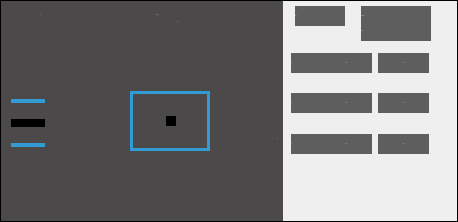
     <widget class="QGroupBox" name="groupBox_18">
      <property name="geometry">
       <rect>
        <x>254</x>
        <y>0</y>
        <width>458</width>
        <height>222</height>
       </rect>
      </property>
      <property name="styleSheet">
       <string notr="true">border: 1px solid black;</string>
      </property>
      <property name="title">
       <string/>
      </property>
      <widget class="QGroupBox" name="groupBox_30">
       <property name="geometry">
        <rect>
         <x>1</x>
         <y>1</y>
         <width>282</width>
         <height>220</height>
        </rect>
       </property>
       <property name="sizePolicy">
        <sizepolicy hsizetype="Maximum" vsizetype="Maximum">
         <horstretch>0</horstretch>
         <verstretch>0</verstretch>
        </sizepolicy>
       </property>
       <property name="styleSheet">
        <string notr="true">background-color: rgb(75, 73, 73);
border: 0px;</string>
       </property>
       <property name="title">
        <string/>
       </property>
       <widget class="QLabel" name="label_165">
        <property name="geometry">
         <rect>
          <x>80</x>
          <y>30</y>
          <width>180</width>
          <height>180</height>
         </rect>
        </property>
        <property name="font">
         <font>
          <family>Times New Roman</family>
          <pointsize>10</pointsize>
          <bold>true</bold>
         </font>
        </property>
        <property name="styleSheet">
         <string notr="true">border: 0px;</string>
        </property>
        <property name="text">
         <string/>
        </property>
        <property name="pixmap">
         <pixmap resource="resources.qrc">:/images/images/hsvImage.png</pixmap>
        </property>
        <property name="alignment">
         <set>Qt::AlignRight|Qt::AlignTrailing|Qt::AlignVCenter</set>
        </property>
       </widget>
       <widget class="QLabel" name="label_163">
        <property name="geometry">
         <rect>
          <x>78</x>
          <y>5</y>
          <width>80</width>
          <height>18</height>
         </rect>
        </property>
        <property name="font">
         <font>
          <family>Roboto</family>
          <pointsize>-1</pointsize>
          <italic>false</italic>
          <bold>false</bold>
         </font>
        </property>
        <property name="styleSheet">
         <string notr="true">background-color: rgb(75, 73, 73);
color: rgb(194, 194, 194);
border: 0px;
text-align: left;
font: 18px 'Roboto';</string>
        </property>
        <property name="text">
         <string>△a/△b</string>
        </property>
        <property name="alignment">
         <set>Qt::AlignRight|Qt::AlignTrailing|Qt::AlignVCenter</set>
        </property>
       </widget>
       <widget class="QLabel" name="label_160">
        <property name="geometry">
         <rect>
          <x>10</x>
          <y>5</y>
          <width>30</width>
          <height>18</height>
         </rect>
        </property>
        <property name="font">
         <font>
          <family>Roboto</family>
          <pointsize>-1</pointsize>
          <italic>false</italic>
          <bold>false</bold>
         </font>
        </property>
        <property name="styleSheet">
         <string notr="true">background-color: rgb(75, 73, 73);
color: rgb(194, 194, 194);
border: 0px;
text-align: left;
font: 18px 'Roboto';</string>
        </property>
        <property name="text">
         <string>c*</string>
        </property>
        <property name="alignment">
         <set>Qt::AlignRight|Qt::AlignTrailing|Qt::AlignVCenter</set>
        </property>
       </widget>
       <widget class="QLabel" name="label_162">
        <property name="geometry">
         <rect>
          <x>162</x>
          <y>15</y>
          <width>15</width>
          <height>12</height>
         </rect>
        </property>
        <property name="font">
         <font>
          <family>Roboto</family>
          <pointsize>-1</pointsize>
          <italic>false</italic>
          <bold>false</bold>
         </font>
        </property>
        <property name="styleSheet">
         <string notr="true">background-color: rgb(75, 73, 73);
color: rgb(194, 194, 194);
border: 0px;
text-align: left;
font: 12px 'Roboto';</string>
        </property>
        <property name="text">
         <string>+b</string>
        </property>
        <property name="alignment">
         <set>Qt::AlignRight|Qt::AlignTrailing|Qt::AlignVCenter</set>
        </property>
       </widget>
       <widget class="QLabel" name="label_161">
        <property name="geometry">
         <rect>
          <x>262</x>
          <y>130</y>
          <width>15</width>
          <height>15</height>
         </rect>
        </property>
        <property name="font">
         <font>
          <family>Roboto</family>
          <pointsize>-1</pointsize>
          <italic>false</italic>
          <bold>false</bold>
         </font>
        </property>
        <property name="styleSheet">
         <string notr="true">background-color: rgb(75, 73, 73);
color: rgb(194, 194, 194);
border: 0px;
text-align: left;
font: 12px 'Roboto';</string>
        </property>
        <property name="text">
         <string>+a</string>
        </property>
        <property name="alignment">
         <set>Qt::AlignRight|Qt::AlignTrailing|Qt::AlignVCenter</set>
        </property>
       </widget>
       <widget class="QLabel" name="label_164">
        <property name="geometry">
         <rect>
          <x>10</x>
          <y>30</y>
          <width>53</width>
          <height>180</height>
         </rect>
        </property>
        <property name="font">
         <font>
          <family>Times New Roman</family>
          <pointsize>10</pointsize>
          <bold>true</bold>
         </font>
        </property>
        <property name="styleSheet">
         <string notr="true">border: 0px;</string>
        </property>
        <property name="text">
         <string/>
        </property>
        <property name="pixmap">
         <pixmap resource="resources.qrc">:/images/images/LShematicImage.png</pixmap>
        </property>
        <property name="alignment">
         <set>Qt::AlignRight|Qt::AlignTrailing|Qt::AlignVCenter</set>
        </property>
       </widget>
       <widget class="QLabel" name="label_170">
        <property name="geometry">
         <rect>
          <x>129</x>
          <y>90</y>
          <width>80</width>
          <height>60</height>
         </rect>
        </property>
        <property name="styleSheet">
         <string notr="true">background-color: rgba(0,0,0,0%);
border: 3px solid rgb(52, 154, 211);</string>
        </property>
        <property name="text">
         <string/>
        </property>
       </widget>
       <widget class="QLabel" name="label_169">
        <property name="geometry">
         <rect>
          <x>165</x>
          <y>115</y>
          <width>10</width>
          <height>10</height>
         </rect>
        </property>
        <property name="styleSheet">
         <string notr="true">background-color: rgba(0,0,0);</string>
        </property>
        <property name="text">
         <string/>
        </property>
       </widget>
       <widget class="QLabel" name="label_166">
        <property name="geometry">
         <rect>
          <x>10</x>
          <y>118</y>
          <width>34</width>
          <height>8</height>
         </rect>
        </property>
        <property name="styleSheet">
         <string notr="true">background-color: rgba(0,0,0);</string>
        </property>
        <property name="text">
         <string/>
        </property>
       </widget>
       <widget class="QLabel" name="label_167">
        <property name="geometry">
         <rect>
          <x>10</x>
          <y>98</y>
          <width>34</width>
          <height>4</height>
         </rect>
        </property>
        <property name="styleSheet">
         <string notr="true">background-color: rgba(52, 154, 211);</string>
        </property>
        <property name="text">
         <string/>
        </property>
       </widget>
       <widget class="QLabel" name="label_168">
        <property name="geometry">
         <rect>
          <x>10</x>
          <y>142</y>
          <width>34</width>
          <height>4</height>
         </rect>
        </property>
        <property name="styleSheet">
         <string notr="true">background-color: rgba(52, 154, 211);</string>
        </property>
        <property name="text">
         <string/>
        </property>
       </widget>
      </widget>
      <widget class="QGroupBox" name="groupBox_29">
       <property name="geometry">
        <rect>
         <x>283</x>
         <y>1</y>
         <width>174</width>
         <height>180</height>
        </rect>
       </property>
       <property name="sizePolicy">
        <sizepolicy hsizetype="Maximum" vsizetype="Maximum">
         <horstretch>0</horstretch>
         <verstretch>0</verstretch>
        </sizepolicy>
       </property>
       <property name="styleSheet">
        <string notr="true">border: 0px;</string>
       </property>
       <property name="title">
        <string/>
       </property>
       <widget class="QLabel" name="label_159">
        <property name="geometry">
         <rect>
          <x>12</x>
          <y>5</y>
          <width>50</width>
          <height>20</height>
         </rect>
        </property>
        <property name="font">
         <font>
          <family>Roboto</family>
          <pointsize>-1</pointsize>
          <italic>false</italic>
          <bold>false</bold>
         </font>
        </property>
        <property name="styleSheet">
         <string notr="true">background-color: rgb(94, 94, 94);
color: rgb(194, 194, 194);
border: 0px;
text-align: left;
font: 12px 'Roboto';</string>
        </property>
        <property name="text">
         <string>Ref</string>
        </property>
        <property name="alignment">
         <set>Qt::AlignLeading|Qt::AlignLeft|Qt::AlignVCenter</set>
        </property>
       </widget>
       <widget class="QLabel" name="label_157">
        <property name="geometry">
         <rect>
          <x>78</x>
          <y>5</y>
          <width>70</width>
          <height>20</height>
         </rect>
        </property>
        <property name="font">
         <font>
          <family>Roboto</family>
          <pointsize>-1</pointsize>
          <italic>false</italic>
          <bold>false</bold>
         </font>
        </property>
        <property name="styleSheet">
         <string notr="true">background-color: rgb(94, 94, 94);
color: rgb(194, 194, 194);
border: 0px;
text-align: left;
font: 12px 'Roboto';</string>
        </property>
        <property name="text">
         <string>Realized</string>
        </property>
        <property name="alignment">
         <set>Qt::AlignLeading|Qt::AlignLeft|Qt::AlignVCenter</set>
        </property>
       </widget>
       <widget class="QLabel" name="label_158">
        <property name="geometry">
         <rect>
          <x>78</x>
          <y>20</y>
          <width>70</width>
          <height>20</height>
         </rect>
        </property>
        <property name="font">
         <font>
          <family>Roboto</family>
          <pointsize>-1</pointsize>
          <italic>false</italic>
          <bold>false</bold>
         </font>
        </property>
        <property name="styleSheet">
         <string notr="true">background-color: rgb(94, 94, 94);
color: rgb(194, 194, 194);
border: 0px;
text-align: left;
font: 12px 'Roboto';</string>
        </property>
        <property name="text">
         <string>Value</string>
        </property>
        <property name="alignment">
         <set>Qt::AlignLeading|Qt::AlignLeft|Qt::AlignVCenter</set>
        </property>
       </widget>
       <widget class="QLabel" name="label_148">
        <property name="geometry">
         <rect>
          <x>8</x>
          <y>52</y>
          <width>30</width>
          <height>20</height>
         </rect>
        </property>
        <property name="font">
         <font>
          <family>Roboto</family>
          <pointsize>-1</pointsize>
          <italic>false</italic>
          <bold>false</bold>
         </font>
        </property>
        <property name="styleSheet">
         <string notr="true">background-color: rgb(94, 94, 94);
color: rgb(194, 194, 194);
border: 0px;
text-align: left;
font: 15px 'Roboto';</string>
        </property>
        <property name="text">
         <string>a* :</string>
        </property>
        <property name="alignment">
         <set>Qt::AlignLeading|Qt::AlignLeft|Qt::AlignVCenter</set>
        </property>
       </widget>
       <widget class="QLabel" name="label_149">
        <property name="geometry">
         <rect>
          <x>38</x>
          <y>52</y>
          <width>51</width>
          <height>20</height>
         </rect>
        </property>
        <property name="font">
         <font>
          <family>Roboto</family>
          <pointsize>-1</pointsize>
          <italic>false</italic>
          <bold>false</bold>
         </font>
        </property>
        <property name="styleSheet">
         <string notr="true">background-color: rgb(94, 94, 94);
color: rgb(194, 194, 194);
border: 0px;
text-align: left;
font: 15px 'Roboto';</string>
        </property>
        <property name="text">
         <string>0.00</string>
        </property>
        <property name="alignment">
         <set>Qt::AlignCenter</set>
        </property>
       </widget>
       <widget class="QLabel" name="label_154">
        <property name="geometry">
         <rect>
          <x>95</x>
          <y>52</y>
          <width>51</width>
          <height>20</height>
         </rect>
        </property>
        <property name="font">
         <font>
          <family>Roboto</family>
          <pointsize>-1</pointsize>
          <italic>false</italic>
          <bold>false</bold>
         </font>
        </property>
        <property name="styleSheet">
         <string notr="true">background-color: rgb(94, 94, 94);
color: rgb(194, 194, 194);
border: 0px;
text-align: left;
font: 15px 'Roboto';</string>
        </property>
        <property name="text">
         <string>0.00</string>
        </property>
        <property name="alignment">
         <set>Qt::AlignCenter</set>
        </property>
       </widget>
       <widget class="QLabel" name="label_150">
        <property name="geometry">
         <rect>
          <x>8</x>
          <y>92</y>
          <width>30</width>
          <height>20</height>
         </rect>
        </property>
        <property name="font">
         <font>
          <family>Roboto</family>
          <pointsize>-1</pointsize>
          <italic>false</italic>
          <bold>false</bold>
         </font>
        </property>
        <property name="styleSheet">
         <string notr="true">background-color: rgb(94, 94, 94);
color: rgb(194, 194, 194);
border: 0px;
text-align: left;
font: 15px 'Roboto';</string>
        </property>
        <property name="text">
         <string>b* :</string>
        </property>
        <property name="alignment">
         <set>Qt::AlignLeading|Qt::AlignLeft|Qt::AlignVCenter</set>
        </property>
       </widget>
       <widget class="QLabel" name="label_151">
        <property name="geometry">
         <rect>
          <x>38</x>
          <y>92</y>
          <width>51</width>
          <height>20</height>
         </rect>
        </property>
        <property name="font">
         <font>
          <family>Roboto</family>
          <pointsize>-1</pointsize>
          <italic>false</italic>
          <bold>false</bold>
         </font>
        </property>
        <property name="styleSheet">
         <string notr="true">background-color: rgb(94, 94, 94);
color: rgb(194, 194, 194);
border: 0px;
text-align: left;
font: 15px 'Roboto';</string>
        </property>
        <property name="text">
         <string>0.00</string>
        </property>
        <property name="alignment">
         <set>Qt::AlignCenter</set>
        </property>
       </widget>
       <widget class="QLabel" name="label_155">
        <property name="geometry">
         <rect>
          <x>95</x>
          <y>92</y>
          <width>51</width>
          <height>20</height>
         </rect>
        </property>
        <property name="font">
         <font>
          <family>Roboto</family>
          <pointsize>-1</pointsize>
          <italic>false</italic>
          <bold>false</bold>
         </font>
        </property>
        <property name="styleSheet">
         <string notr="true">background-color: rgb(94, 94, 94);
color: rgb(194, 194, 194);
border: 0px;
text-align: left;
font: 15px 'Roboto';</string>
        </property>
        <property name="text">
         <string>0.00</string>
        </property>
        <property name="alignment">
         <set>Qt::AlignCenter</set>
        </property>
       </widget>
       <widget class="QLabel" name="label_152">
        <property name="geometry">
         <rect>
          <x>8</x>
          <y>133</y>
          <width>30</width>
          <height>20</height>
         </rect>
        </property>
        <property name="font">
         <font>
          <family>Roboto</family>
          <pointsize>-1</pointsize>
          <italic>false</italic>
          <bold>false</bold>
         </font>
        </property>
        <property name="styleSheet">
         <string notr="true">background-color: rgb(94, 94, 94);
color: rgb(194, 194, 194);
border: 0px;
text-align: left;
font: 15px 'Roboto';</string>
        </property>
        <property name="text">
         <string>c* :</string>
        </property>
        <property name="alignment">
         <set>Qt::AlignLeading|Qt::AlignLeft|Qt::AlignVCenter</set>
        </property>
       </widget>
       <widget class="QLabel" name="label_153">
        <property name="geometry">
         <rect>
          <x>38</x>
          <y>133</y>
          <width>51</width>
          <height>20</height>
         </rect>
        </property>
        <property name="font">
         <font>
          <family>Roboto</family>
          <pointsize>-1</pointsize>
          <italic>false</italic>
          <bold>false</bold>
         </font>
        </property>
        <property name="styleSheet">
         <string notr="true">background-color: rgb(94, 94, 94);
color: rgb(194, 194, 194);
border: 0px;
text-align: left;
font: 15px 'Roboto';</string>
        </property>
        <property name="text">
         <string>0.00</string>
        </property>
        <property name="alignment">
         <set>Qt::AlignCenter</set>
        </property>
       </widget>
       <widget class="QLabel" name="label_156">
        <property name="geometry">
         <rect>
          <x>95</x>
          <y>133</y>
          <width>51</width>
          <height>20</height>
         </rect>
        </property>
        <property name="font">
         <font>
          <family>Roboto</family>
          <pointsize>-1</pointsize>
          <italic>false</italic>
          <bold>false</bold>
         </font>
        </property>
        <property name="styleSheet">
         <string notr="true">background-color: rgb(94, 94, 94);
color: rgb(194, 194, 194);
border: 0px;
text-align: left;
font: 15px 'Roboto';</string>
        </property>
        <property name="text">
         <string>0.00</string>
        </property>
        <property name="alignment">
         <set>Qt::AlignCenter</set>
        </property>
       </widget>
       <widget class="QPushButton" name="pushButton_27">
        <property name="geometry">
         <rect>
          <x>5</x>
          <y>215</y>
          <width>68</width>
          <height>40</height>
         </rect>
        </property>
        <property name="sizePolicy">
         <sizepolicy hsizetype="Minimum" vsizetype="Fixed">
          <horstretch>0</horstretch>
          <verstretch>0</verstretch>
         </sizepolicy>
        </property>
        <property name="font">
         <font>
          <family>Roboto</family>
          <pointsize>-1</pointsize>
          <italic>false</italic>
          <bold>false</bold>
         </font>
        </property>
        <property name="layoutDirection">
         <enum>Qt::LeftToRight</enum>
        </property>
        <property name="styleSheet">
         <string notr="true">QPushButton {
	background-color: rgb(194, 194, 194);
	color: rgb(94, 94, 94);
	border: 1px solid black;
	text-align: center;
	font: 14px 'Roboto';
}</string>
        </property>
        <property name="text">
         <string>Current</string>
        </property>
       </widget>
       <widget class="QPushButton" name="pushButton_26">
        <property name="geometry">
         <rect>
          <x>77</x>
          <y>215</y>
          <width>68</width>
          <height>40</height>
         </rect>
        </property>
        <property name="sizePolicy">
         <sizepolicy hsizetype="Minimum" vsizetype="Fixed">
          <horstretch>0</horstretch>
          <verstretch>0</verstretch>
         </sizepolicy>
        </property>
        <property name="font">
         <font>
          <family>Roboto</family>
          <pointsize>-1</pointsize>
          <italic>false</italic>
          <bold>false</bold>
         </font>
        </property>
        <property name="layoutDirection">
         <enum>Qt::LeftToRight</enum>
        </property>
        <property name="styleSheet">
         <string notr="true">QPushButton {
	background-color: rgb(94, 94, 94);
	color: rgb(194, 194, 194);
	border: 1px solid black;
	text-align: center;
	font: 15px 'Roboto';
}

QPushButton::hover {
	background-color: rgb(194, 194, 194);
	color: rgb(94, 94, 94);
	border: 1px solid black;
	text-align: center;
	font: 15px 'Roboto';
}</string>
        </property>
        <property name="text">
         <string>Last X m</string>
        </property>
       </widget>
      </widget>
     </widget>
